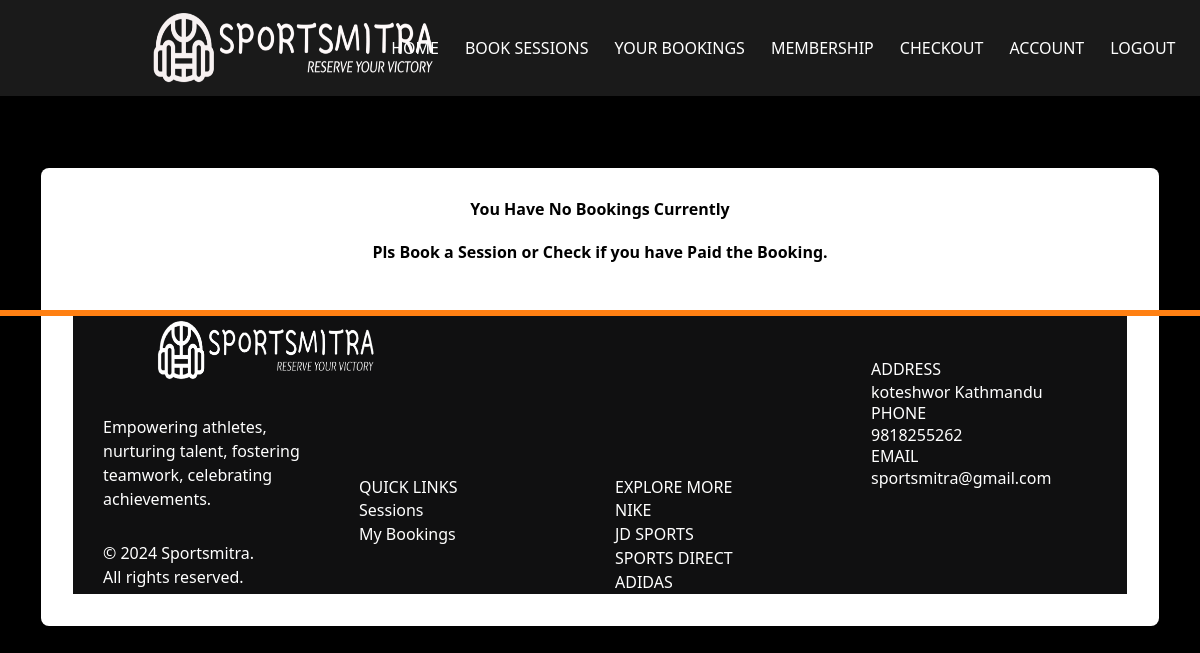
The app's page /my_bookings (signed in), older data.
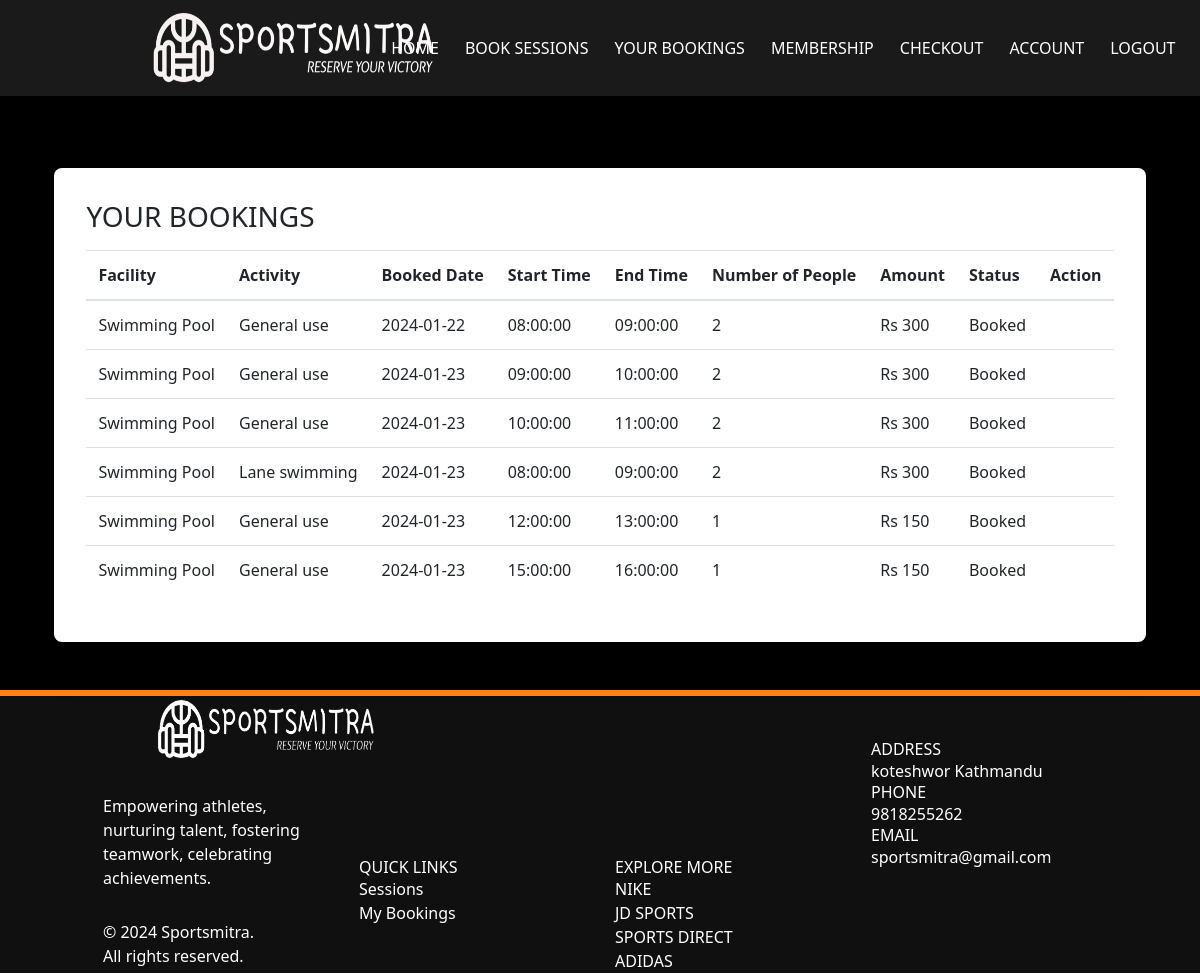
The same page, newer data.
### app/models.py (models this page shows, shortened)
class Booking(db.Model):
    __tablename__ = "Booking"
    id = db.Column(db.Integer, primary_key=True)
    user_id = db.Column(db.Integer, db.ForeignKey('UserAccount.id'))
    Book_Time = db.Column(db.Date, index=True)
    Status = db.Column(db.String(500), index=True)
    session_id = db.Column(db.Integer, db.ForeignKey('Sessions.id'))
    Size = db.Column(db.Integer, index=True)
    Amount = db.Column(db.Integer, index=True)
    activity_id = db.Column(db.Integer, db.ForeignKey('activity.id'))
    activity = db.relationship(
        "Activity", backref=db.backref("bookings", lazy="dynamic"))
    user = db.relationship(
        "UserAccount", backref=db.backref("bookings", lazy="dynamic"))
    session = db.relationship(
        "Sessions", backref=db.backref("bookings", lazy="dynamic"))
    receipt_id = db.Column(db.Integer, db.ForeignKey('receipt.id'))
    receipt = db.relationship("Receipt", backref=db.backref("bookings", lazy="dynamic"), foreign_keys=[
                              receipt_id])  # Update relationship attribute for Receipt

class Facility(db.Model):
    id = db.Column(db.Integer, primary_key=True)
    Name = db.Column(db.String(500), index=True)
    Capacity = db.Column(db.Integer, index=True)
    Start_Facility = db.Column(db.String(500), index=True)
    End_Facility = db.Column(db.String(500), index=True)

class Activity(db.Model):
    id = db.Column(db.Integer, primary_key=True)
    facility_id = db.Column(db.Integer, db.ForeignKey('facility.id'))
    Activity_Name = db.Column(db.String(500), index=True)
    Amount = db.Column(db.Integer, index=True)
    facility = db.relationship(
        "Facility", backref=db.backref("activities", lazy="dynamic"))

class Sessions(db.Model):
    __tablename__ = "Sessions"
    id = db.Column(db.Integer, primary_key=True)
    Date = db.Column(db.Date, index=True)
    Start_time = db.Column(db.Time, index=True)
    End_time = db.Column(db.Time, index=True)
    Remaining_Cap = db.Column(db.Integer, index=True)
    facility_id = db.Column(db.Integer, db.ForeignKey("facility.id"))
    facility = db.relationship(
        "Facility", backref=db.backref("sessions", lazy="dynamic"))
    activities = db.relationship(
        "Activity", secondary=session_activity_association, backref=db.backref("sessions", lazy="dynamic"))

### app/views.py (the view)
@app.route('/my_bookings')
@login_required
@require_role(role="User")
def my_bookings():
    bookings = Booking.query.filter_by(
        user_id=current_user.id, Status="Booked").all()
    current_time = datetime.now().date()
    return render_template('my_bookings.html', bookings=bookings, current_time=current_time)

### app/models.py (called while the page is built)
    def has_role(self, role_name):
        my_role = Role.query.filter_by(name=role_name).first()
        if my_role in self.roles:
            return True
        else:
            return False

### app/views.py (called while the page is built)
def require_role(role):
    def decorator(func):
        @wraps(func)
        def wrapped_function(*args, **kwargs):
            if not current_user.has_role(role):
                return redirect("/")
            else:
                return func(*args, **kwargs)
        return wrapped_function
    return decorator

@login_manager.user_loader
def load_user(id):
    return UserAccount.query.get(int(id))

### app/templates/my_bookings.html (shortened to what this page needs)
<!DOCTYPE html>
<html lang="en">
  <head>
    <link href="../static/css/animate.css" rel="stylesheet" />
    <link
      rel="stylesheet"
      href="../static/css/bootstrap.min.css"
      type="text/css"
    />
    <link rel="stylesheet" type="text/css" href="../static/css/style.css" />
    <link
      rel="stylesheet"
      href="https://cdn.jsdelivr.net/npm/tailwindcss@latest/dist/tailwind.min.css"
    />
  </head>
  <body>
    <nav class="navbar navbar-expand-md navbar-dark">
      <div class="container">
        <a class="navbar-brand mr-auto" href="/"
          ><img src="../static/images/nb.png" alt="Sportsmitra" class="logo"
        /></a>
        <div class="collapse navbar-collapse" id="collapsibleNavbar">
          <ul class="navbar-nav ml-auto">
            <li class="nav-item"><a class="nav-link" href="/user">Home</a></li>
            <li class="nav-item">
              <a class="nav-link" href="/lookup_venue">Book Sessions</a>
            </li>
            <li class="nav-item">
              <a class="nav-link" href="/my_bookings">Your Bookings</a>
            </li>
            <li class="nav-item">
              <a
                class="nav-link"
                href="{{ url_for('order_subscription', username=current_user.User) }}"
                >Membership</a
              >
            </li>
            <li class="nav-item">
              <a class="nav-link" href="/checkout_page">Checkout</a>
            </li>
            <li class="nav-item">
              <a class="nav-link" href="/update_user">Account</a>
            </li>
            <li class="nav-item">
              <a class="nav-link" href="#" id="logout">Logout</a>
            </li>
          </ul>
        </div>
      </div>
    </nav>
    <br />
    <br />
    <br />
    <div class="w-full flex items-center justify-center px-4">
      <div class="max-w-screen-xl">
        <div class="bg-white p-8 rounded-lg shadow-lg">
           {% if
          bookings %}
          <b><h1 class="h3 mb-3 font-weight-normal">YOUR BOOKINGS</h1></b>
          <div class="table-responsive">
            <table class="table table-hover w-full">
              <thead>
                <tr>
                  <th>Facility</th>
                  <th>Activity</th>
                  <th>Booked Date</th>
                  <th>Start Time</th>
                  <th>End Time</th>
                  <th>Number of People</th>
                  <th>Amount</th>
                  <th>Status</th>
                  <th>Action</th>
                </tr>
              </thead>
              <tbody>
                {% for item in bookings %}
                <tr>
                  <td>{{ item.session.facility.Name }}</td>
                  <td>{{ item.activity.Activity_Name }}</td>
                  <td>{{ item.Book_Time }}</td>
                  <td>{{ item.session.Start_time }}</td>
                  <td>{{ item.session.End_time }}</td>
                  <td>{{ item.Size }}</td>
                  <td>Rs {{ item.Size * item.activity.Amount }}</td>
                  <td>{{ item.Status }}</td>
                  <td>
                  </td>
                </tr>
                {% endfor %}
            </table>
          </div>
        </div>
      </div>
    </div>
    {% else %}
    <b
      ><h1 align="center" class="custom-text" style="color: black;">
        You Have No Bookings Currently
      </h1></b
    ><br />
    <b
      ><h1 align="center" class="custom-text" style="color: black;">
        Pls Book a Session or Check if you have Paid the Booking.
      </h1></b
    >
    {% endif %}
    <br />
    <br />
    <footer class="container-fluid">
      <div class="container">
        <div class="row">
          <div
            class="col-md-3 footer1 d-flex wow bounceInLeft"
            data-wow-delay=".25s"
          >
            <div class="d-flex flex-wrap align-content-center">
              <a href="#"
                ><img src="../static/images/fnb.png" alt="logo" class="logo"
              /></a>
              <p>
                Empowering athletes, nurturing talent, fostering teamwork,
                celebrating <br />
                achievements.
              </p>
              <p>&copy; 2024 Sportsmitra. <br />All rights reserved.<br /></p>
            </div>
          </div>
          <div
            class="col-md-3 footer2 wow bounceInUp"
            data-wow-delay=".25s"
            id="contact"
          >
            <br />
            <br />
            <br />
            <br />
            <br />
            <br />
            <br />
            <h5>QUICK LINKS</h5>
            <a href="/lookup_venue">Sessions</a><br />
            <a href="/my_bookings">My Bookings</a><br />
          </div>
          <div
            class="col-md-3 footer2 wow bounceInUp"
            data-wow-delay=".25s"
            id="contact"
          >
            <br />
            <br />
            <br />
            <br />
            <br />
            <br />
            <br />
            <h5>EXPLORE MORE</h5>
            <a href="https://www.nike.com"> NIKE </a><br />
            <a href="https://www.jdsports.com"> JD SPORTS </a><br />
            <a href="https://www.sportsdirect.com"> SPORTS DIRECT </a><br />
            <a href="https://www.adidas.co.uk"> ADIDAS </a><br />
          </div>
          <div class="col-md-3 footer3 wow bounceInRight" data-wow-delay=".25s">
            <h5>ADDRESS</h5>
            <p>koteshwor Kathmandu</p>
            <h5>PHONE</h5>
            <p>9818255262</p>
            <h5>EMAIL</h5>
            <p>sportsmitra@gmail.com</p>
          </div>
        </div>
      </div>
    </footer>
  </body>
</html>

### app/static/css/style.css (style rules this page uses)
body { font-family: "Lato", sans-serif; overflow: hidden; overflow-y: scroll; background-color: #000; }
body nav { background: rgba(255, 255, 255, 0.1); }
body nav .navbar-nav a { font-size: 16px; text-transform: uppercase; color: #fff !important; transition: all 0.3s; -webkit-transition: all 0.3s; -ms-transition: all 0.3s; -o-transition: all 0.3s; }
a, a:hover { color: #ff8013; }
footer { background: #101011; color: #fff; }
footer .footer1 p { margin-top: 30px; }
footer .footer3 { padding-top: 50px; }
footer::before { content: ""; position: absolute; border: 3px solid #ff8013; width: 100%; left: 0; }
.logo { height: 70px; width: auto; margin-left: 50px; margin-right: 50px; }
.nav-item { flex: 0 0 auto; margin-right: 10px; }

Row changes from the older to the newer data that the page shows:
added Booking: session.facility.Name "Swimming Pool", activity.Activity_Name "General use", Book_Time "2024-01-22", session.Start_time "08:00:00", session.End_time "09:00:00", Size "2", item.Size*item.activity.Amount "300", Status "Booked"
added Booking: session.facility.Name "Swimming Pool", activity.Activity_Name "General use", Book_Time "2024-01-23", session.Start_time "09:00:00", session.End_time "10:00:00", Size "2", item.Size*item.activity.Amount "300", Status "Booked"
added Booking: session.facility.Name "Swimming Pool", activity.Activity_Name "General use", Book_Time "2024-01-23", session.Start_time "10:00:00", session.End_time "11:00:00", Size "2", item.Size*item.activity.Amount "300", Status "Booked"
added Booking: session.facility.Name "Swimming Pool", activity.Activity_Name "Lane swimming", Book_Time "2024-01-23", session.Start_time "08:00:00", session.End_time "09:00:00", Size "2", item.Size*item.activity.Amount "300", Status "Booked"
added Booking: session.facility.Name "Swimming Pool", activity.Activity_Name "General use", Book_Time "2024-01-23", session.Start_time "12:00:00", session.End_time "13:00:00", Size "1", item.Size*item.activity.Amount "150", Status "Booked"
added Booking: session.facility.Name "Swimming Pool", activity.Activity_Name "General use", Book_Time "2024-01-23", session.Start_time "15:00:00", session.End_time "16:00:00", Size "1", item.Size*item.activity.Amount "150", Status "Booked"
Text that changed along with them:
text no longer shown: "You Have No Bookings Currently Pls Book a Session or Check if you have Paid the Booking."
text now shown: "YOUR BOOKINGS Facility Activity Booked Date Start Time End Time Number of People Amount Status Action"
